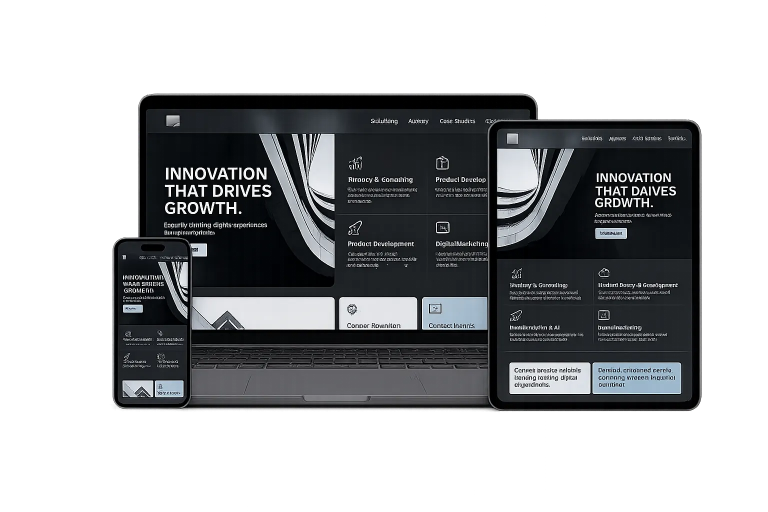
#> input picture hero/all.webp, 1536 x 1024 px (shown at 1/2 size)
$ python optimize-images.py
#> lines starting #> are read from the running program, lines starting #| are printed output that depends on the picture
"""
WebGyn — Otimizador de imagens para performance mobile.
Comprime imagens WebP mantendo qualidade visual boa.
Foco nas imagens que mais impactam LCP e Speed Index.
"""

from PIL import Image
import os
import shutil

BASE = os.path.dirname(os.path.abspath(__file__))

# Imagens para otimizar: (caminho_relativo, qualidade_webp, max_width)
TARGETS = [
    # LCP image — a mais importante (297KB → ~80-120KB)
    ("hero/all.webp", 72, 800),
    # Showcase slides (carregam depois mas pesadas)
    ("hero/iphone.webp", 70, 600),
    ("hero/notebook.webp", 70, 800),
    ("hero/tablet.webp", 70, 600),
    # Hero background strip (cada uma ~40-70KB)
    ("hero/h1.webp", 60, 400),
    ("hero/h2.webp", 60, 400),
    ("hero/h3.webp", 60, 400),
    ("hero/h4.webp", 60, 400),
    ("hero/h5.webp", 60, 400),
    ("hero/h6.webp", 60, 400),
    ("hero/h7.webp", 60, 400),
    ("hero/h8.webp", 60, 400),
    # Projetos no carousel
    ("img/projetos/ativa.webp", 70, 400),
    ("img/projetos/dlu.webp", 70, 400),
    ("img/projetos/vidro.webp", 70, 400),
    ("img/projetos/hort.webp", 70, 400),
    # Logo
    ("logo.webp", 75, 200),
    ("logo2.webp", 75, 200),
    ("logo3.webp", 75, 64),
]

BACKUP_DIR = os.path.join(BASE, "_backup_imgs")

def optimize():
    os.makedirs(BACKUP_DIR, exist_ok=True)

    total_saved = 0

    for rel_path, quality, max_w in TARGETS:
        full_path = os.path.join(BASE, rel_path)
        if not os.path.exists(full_path):
            print(f"[SKIP] Nao encontrado: {rel_path}")
            continue

        original_size = os.path.getsize(full_path)

        # Backup
        backup_path = os.path.join(BACKUP_DIR, rel_path.replace("/", "_"))
        if not os.path.exists(backup_path):
            shutil.copy2(full_path, backup_path)

        try:
            img = Image.open(full_path)
#> img is the input picture: PIL image 1536x1024 RGBA; mean R, G, B, A 27.8, 29.2, 30.8, 115.1
            w, h = img.size
#> w = 1536; h = 1024

            # Redimensiona se necessário
            if w > max_w:
                ratio = max_w / w
#> ratio = 0.521
                new_h = int(h * ratio)
#> new_h = 533
                img = img.resize((max_w, new_h), Image.LANCZOS)
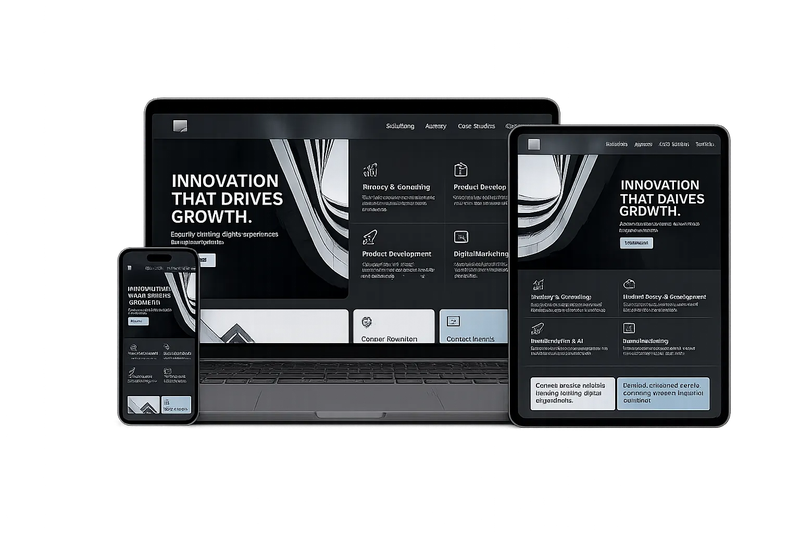
#> img: PIL image 800x533 RGBA; mean R, G, B, A 27.7, 29.2, 30.7, 115.1; transparent parts drawn white
#> pass 3 of the loop in optimize, `for rel_path, quality, max_w in TARGETS:`:
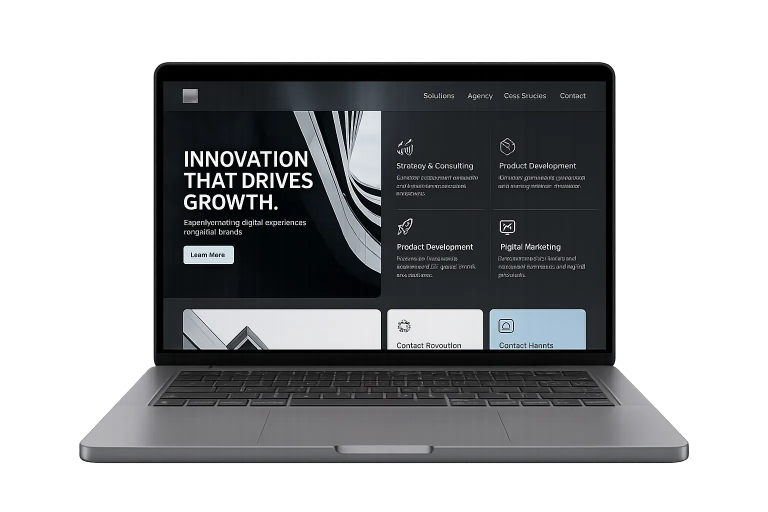
#> input picture hero/notebook.webp, 1536 x 1024 px (shown at 1/2 size)
#> in optimize, img is the input picture: PIL image 1536x1024 RGBA; mean R, G, B, A 34.6, 35.9, 37.4, 125.4
#> in optimize, `img = img.resize((max_w, new_h), Image.LANCZOS)`:
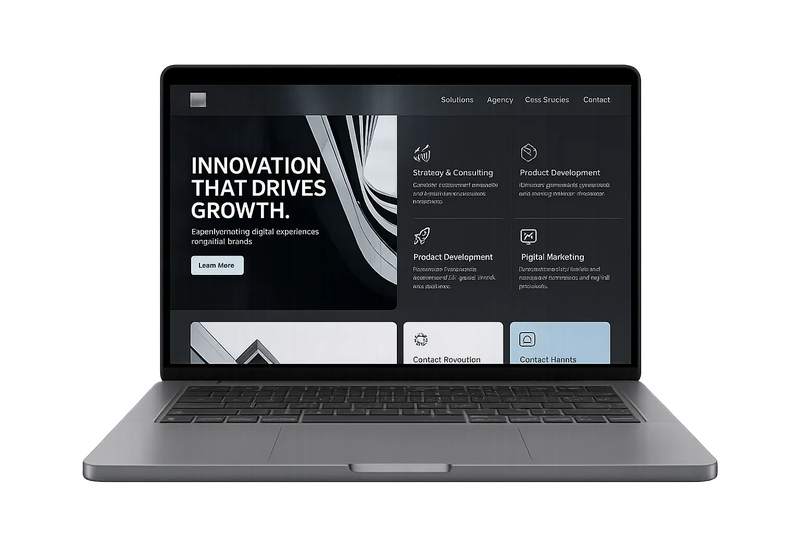
#> img: PIL image 800x533 RGBA; mean R, G, B, A 34.3, 35.6, 37, 125.4; transparent parts drawn white
#> (the run stopped early here; a loop or call above may not have finished)
